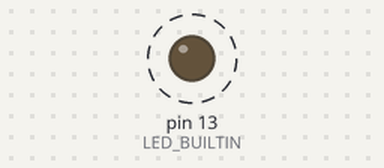
The sketch below on a simulated Arduino Uno, built with avr-gcc and run on an emulated ATmega328P. On the bench: output pins drawn as LEDs (lit = HIGH). Dashed ring = blinking. What the sketch prints to the serial monitor is not drawn.

Above: at 0.5 s.
Timing chart, 0 to 4.7 s (numbered marks = the images above):
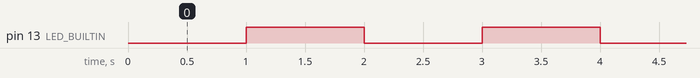

Measured:
- by itself, pin 13 (LED_BUILTIN): alternates HIGH for 1.0 s and LOW for 1.1 s
- by itself, everything shown: repeats every 4.0 s, in 4 steps

The sketch:

debordement-gere.ino
```cpp
uint32_t monComptageTemps (void) {
  return millis () * 200 * 1000 ;
}

void setup () {
  pinMode (LED_BUILTIN, OUTPUT);
  Serial.begin (19200) ;
  while (!Serial) {
    digitalWrite (LED_BUILTIN, !digitalRead (LED_BUILTIN)) ;
    delay (50) ;
  }
}

static const uint32_t PERIODE = 1UL * 1000 * 200 * 1000 ; // 1 s
static const uint32_t gDatePremiereExecutionAction = PERIODE ;
static uint32_t gDateDerniereExecutionAction = gDatePremiereExecutionAction-PERIODE;
static uint8_t gPhase = 0 ; // Toutes les 4 itérations, dépassement de la période

void loop () {
  if (int32_t (monComptageTemps ()-gDateDerniereExecutionAction) >= int32_t (PERIODE)){
    digitalWrite (LED_BUILTIN, !digitalRead (LED_BUILTIN)) ;
    Serial.print ("A ") ;
    Serial.print (millis ()) ;
    Serial.print (" ms, gDateDerniereExecutionAction = ") ;
    Serial.println (gDateDerniereExecutionAction) ;
    gDateDerniereExecutionAction += PERIODE ;
    gPhase += 1 ;
    if (gPhase == 4) {
      gPhase = 0 ;
      delay (1111) ;
    }
  }
}
```
